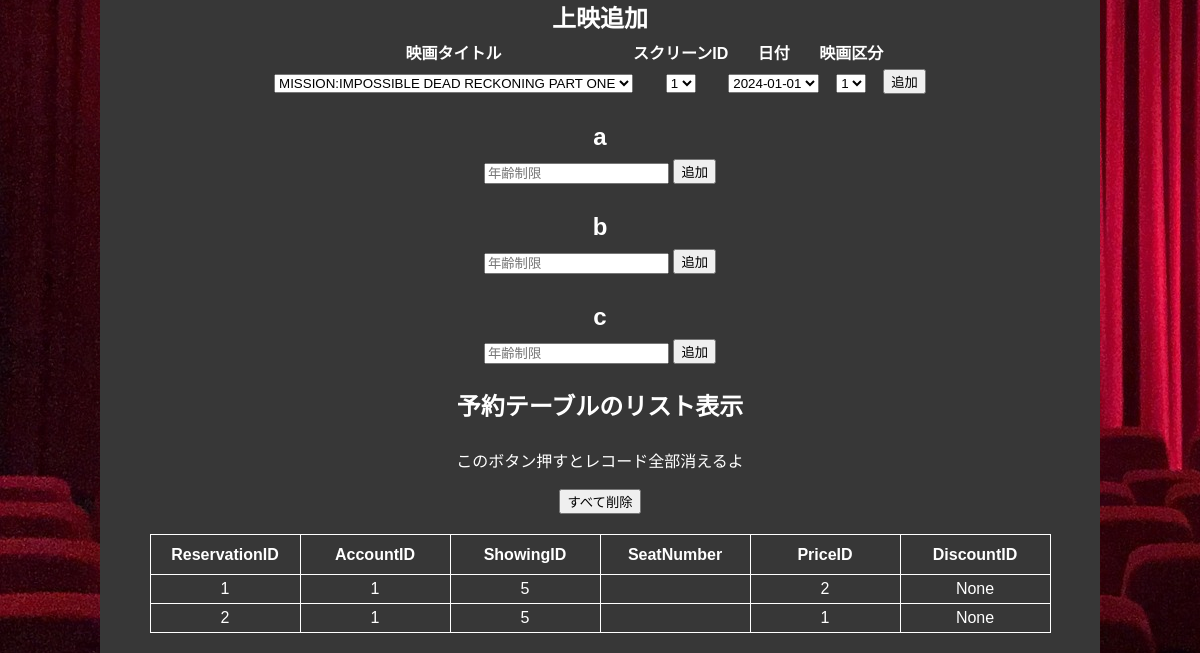
/seibetutukuru (lower part), run on an earlier commit of the app's database.
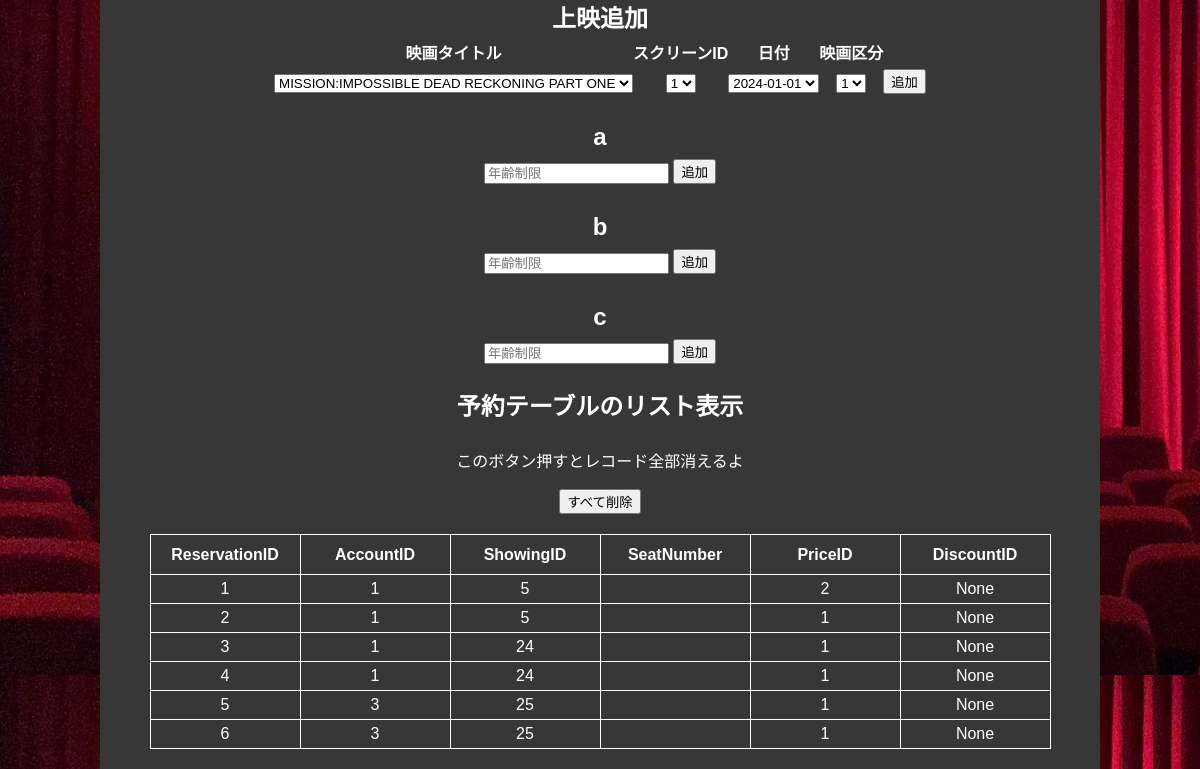
And on a later commit of the database.
### flask_app/models.py (models this page shows)
class Reservation(db.Model):
    __tablename__ = 'reservation'
    ReservationID = db.Column(db.Integer, primary_key=True, autoincrement=True)
    AccountID = db.Column(db.Integer, ForeignKey('account.AccountID')) #
    ShowingID = db.Column(db.Integer, ForeignKey('showing.ShowingID')) #
    DiscountID = db.Column(db.Integer, ForeignKey('discount.DiscountID'))
    PriceID = db.Column(db.Integer, ForeignKey('price.PriceID'))
    SeatID = db.Column(db.Integer, ForeignKey('seat.SeatID'))
    account = db.relationship('Account', backref='reservation')
    showing = db.relationship('Showing', backref='reservation')
    discount = db.relationship('Discount', backref='reservation')
    price = db.relationship('Price', backref='reservation')
    seat = db.relationship('Seat', backref='reservation')

### flask_app/views/auth.py (the view, shortened to what this page needs)
@app.route('/seibetutukuru', methods=['GET', 'POST'])
def seibetutukuru():
    seibetu = request.form.get('seibetutukuru')
    capa = request.form.get('capacity')
    agelimit = request.form.get('agelimit')
    movie = request.form.get('movie')
    start_time = request.form.get('start_time')
    kubunmei = request.form.get('kubunmei')
    agelimitdayo = request.form.get('agelimitdayo')
    moviecategory = request.form.get('moviecategory')
    moviecategorydayo = request.form.get('moviecategorydayo')
    cast = request.form.get('cast')
    moviedayo = request.form.get('moviedayo')
    screendayo = request.form.get('screendayo')
    showtimedayo = request.form.get('shottimedayo')
    showdatedayo = request.form.get('showdatedayo')
    moviedesu = request.form.get('moviedesu')
    form = DeleteAllForm()
    delete_movie_form = DeleteMovieForm()  # フォームを作成
    md = request.form.get('md')
    ms = request.form.get('ms')
    ov = request.form.get('ov')
    st = request.form.get('st')
    hazime = request.form.get('startdate')
    owari = request.form.get('finishdate')
    priceplans = request.form.get('priceplans')
    price = request.form.get('price')
    discountname = request.form.get('discountname')
    discount = request.form.get('discount')
    movie_imagelength = None
    movie_imageside = None
    a = request.form.get('a')
    b = request.form.get('b')
    c = request.form.get('c')
    zaseki = [0,'A','B','C','D','E','F','G','H','I','J']
    if a:
        for row in range(1, 11):
            for col in range(1, 21):
                seat = Seat(Row=zaseki[row], Number=col, ScreenID=3)
                db.session.add(seat)
        db.session.commit()
    if b:
        for row in range(1, 11):
            for col in range(1, 13):
                seat = Seat(Row=zaseki[row], Number=col, ScreenID=2)
                db.session.add(seat)
        db.session.commit()
    if c:
        for row in range(1, 8):
            for col in range(1, 11):
                seat = Seat(Row=zaseki[row], Number=col, ScreenID=1)
                db.session.add(seat)
        db.session.commit()
    if form.validate_on_submit():
        db.session.query(Reservation).delete()
        db.session.commit()
        return redirect(url_for('seibetutukuru'))
    reservations = Reservation.query.all()
    agelimits = AgeLimit.query.all()
    moviecategorys = MovieCategory.query.all()
    movies = Movie.query.all()
    calendars = Calendar2024.query.all()
    showtimess = ShowTime.query.all()
    screens  = Screen.query.all()
    return render_template('seibetutukuru.html', showtimes=showtimess, reservations=reservations, agelimits=agelimits, moviecategorys=moviecategorys, movies=movies, calendars=calendars, screens=screens, form=form, delete_movie_form=delete_movie_form)

### flask_app/views/forms.py
class DeleteAllForm(FlaskForm):
    submit = SubmitField('すべて削除')

class DeleteMovieForm(FlaskForm):
    submit = SubmitField('削除')

### flask_app/templates/seibetutukuru.html (shortened to what this page needs)
<!DOCTYPE html>
<html lang="ja">
  <head>
    <link
      rel="stylesheet"
      href="{{url_for('static', filename='css/reset.css')}}"
    />
    <link
      rel="stylesheet"
      href="{{url_for('static', filename='css/common.css')}}"
    />
    <link
      rel="stylesheet"
      href="{{url_for('static', filename='css/common.js')}}"
    />
    <link
      rel="stylesheet"
      href="{{url_for('static', filename='css/seibetutukuru.css')}}"
    />
  </head>
  <body>
    <div id="wrap">
      <section>
        <h2 class="title">上映追加</h2>
        <form
          method="POST"
          action="{{ url_for('seibetutukuru') }}"
          enctype="multipart/form-data"
        >
          <table id="addMovieTable">
            <tr>
              <th>映画タイトル</th>
              <th>スクリーンID</th>
              <th>日付</th>
              <th>映画区分</th>
              <th></th>
            </tr>
            <tr>
              <td>
                <select name="moviedesu">
                  {% for movie in movies %}
                  <option value="{{ movie.MovieID }}">
                    {{ movie.MovieTitle }}
                  </option>
                  {% endfor %}
                </select>
              </td>
              <td>
                <select name="screendayo">
                  {% for screen in screens %}
                  <option value="{{ screen.ScreenID }}">
                    {{ screen.ScreenID }}
                  </option>
                  {% endfor %}
                </select>
              </td>
              <td>
                <select name="showdatedayo">
                  {% for calendar in calendars %}
                  <option value="{{ calendar.id }}">{{ calendar.day }}</option>
                  {% endfor %}
                </select>
              </td>
              <td>
                <select name="showtimedayo">
                  {% for showtime in showtimes %}
                  <option value="{{ showtime.kubunmei }}">
                    {{ showtime.kubunmei }}
                  </option>
                  {% endfor %}
                </select>
              </td>
              <td><button type="submit">追加</button></td>
            </tr>
          </table>
        </form>
      </section>
      <section>
        <h2 class="title">a</h2>
        <form method="POST" action="{{ url_for('seibetutukuru') }}">
          <input type="text" name="a" placeholder="年齢制限" />
          <button type="submit">追加</button>
        </form>
      </section>
      <section>
        <h2 class="title">b</h2>
        <form method="POST" action="{{ url_for('seibetutukuru') }}">
          <input type="text" name="b" placeholder="年齢制限" />
          <button type="submit">追加</button>
        </form>
      </section>
      <section>
        <h2 class="title">c</h2>
        <form method="POST" action="{{ url_for('seibetutukuru') }}">
          <input type="text" name="c" placeholder="年齢制限" />
          <button type="submit">追加</button>
        </form>
      </section>
      <section id="reservationTable">
        <h2 class="title">予約テーブルのリスト表示</h2>
        <p>このボタン押すとレコード全部消えるよ</p>
        <form action="{{ url_for('seibetutukuru') }}" method="post">
          {{ form.hidden_tag() }} {{ form.submit() }}
        </form>
        <table>
          <thead>
            <tr>
              <th>ReservationID</th>
              <th>AccountID</th>
              <th>ShowingID</th>
              <th>SeatNumber</th>
              <th>PriceID</th>
              <th>DiscountID</th>
            </tr>
          </thead>
          <tbody>
            {% for reservation in reservations %}
            <tr>
              <td>{{ reservation.ReservationID }}</td>
              <td>{{ reservation.AccountID }}</td>
              <td>{{ reservation.ShowingID }}</td>
              <td>{{ reservation.SeatNumber }}</td>
              <td>{{ reservation.PriceID }}</td>
              <td>{{ reservation.DiscountID }}</td>
            </tr>
            {% endfor %}
          </tbody>
        </table>
      </section>
    </div>
  </body>
</html>

### flask_app/static/css/common.css (style rules this page uses)
html { box-sizing: border-box; }
*, *::after, *::before { box-sizing: inherit; }
*, *:before, *:after { box-sizing: border-box; outline: none; }
body { position: relative; margin: 0; padding: 0; font-family: "Source Sans Pro", sans-serif; font-size: 16px; font-smooth: auto; font-weight: 300; line-height: 1.75; color: #444; overflow-x: hidden; }
#wrap::before,#wrap::after { position: fixed; z-index: 1; top: -15%; display: block; visibility: hidden; z-index: 600; width: 50%; height: 130%; content: ''; background-color: #a20f0a; }
#wrap::before { left: 0; animation : curtain_l 2s; -webkit-animation : curtain_l 2s; }
#wrap::after { right: 0; animation : curtain_r 2s; -webkit-animation : curtain_r 2s; }

### flask_app/static/css/seibetutukuru.css (style rules this page uses)
body { background-image: url(../images/eigakan.jpg); }
#wrap { width: 1000px; margin: 0 auto; text-align: center; background-color: rgb(55, 55, 55); color: white; }
section { padding: 0 0 20px 0; }
h2.title { font-size: 1.5rem; }
#addMovieTable { margin: 0 auto; }
#reservationTable p { margin-top: 20px; margin-bottom: 10px; }
#reservationTable table { border-collapse: collapse; margin: 20px auto 0 auto; }
#reservationTable th { border: solid 1px; }
#reservationTable td { border: solid 1px; }
#reservationTable th { width: 150px; height: 40px; vertical-align: middle; }

What changed in the data, as far as the page shows it:
added Reservation: ReservationID "3", AccountID "1", ShowingID "24", PriceID "1", DiscountID "None"
added Reservation: ReservationID "4", AccountID "1", ShowingID "24", PriceID "1", DiscountID "None"
added Reservation: ReservationID "5", AccountID "3", ShowingID "25", PriceID "1", DiscountID "None"
added Reservation: ReservationID "6", AccountID "3", ShowingID "25", PriceID "1", DiscountID "None"
